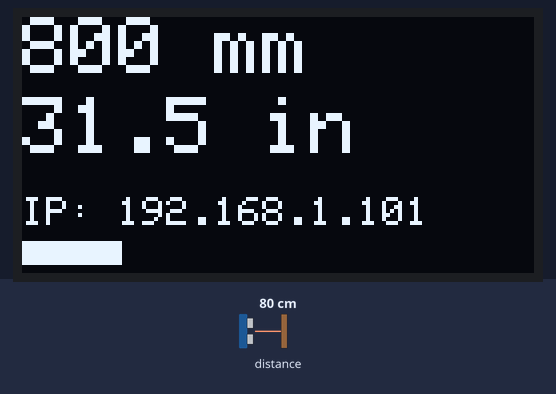
This sketch was run on a simulated ESP32. Parts: 128×64 one-colour display. The test bench sets the inputs (shaded band); at power-on: distance to the obstacle 80 cm. What the sketch prints to the serial monitor is not drawn.

Above: at 3.2 s.
3.3 s: distance to the obstacle set to 2 cm
At 4.3 s:
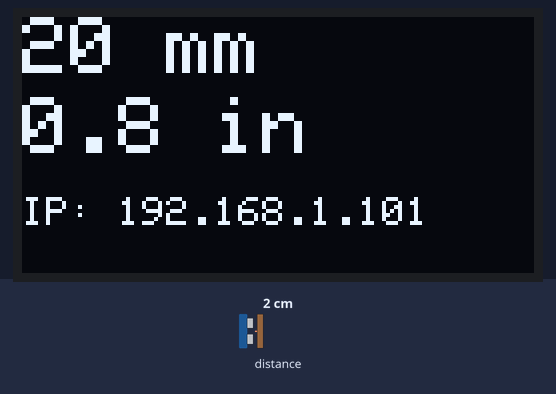
4.8 s: distance to the obstacle set to 4 cm
At 5.8 s:
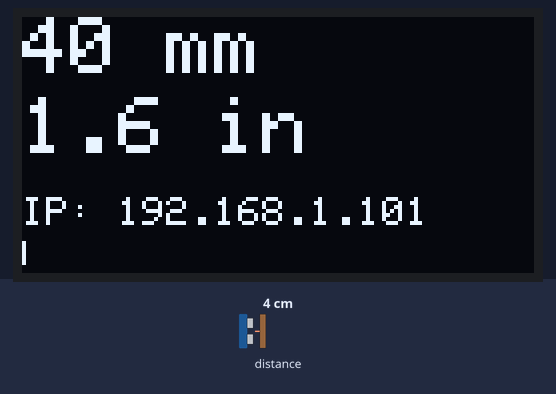
7.9 s: distance to the obstacle set to 9 cm
At 8.7 s:
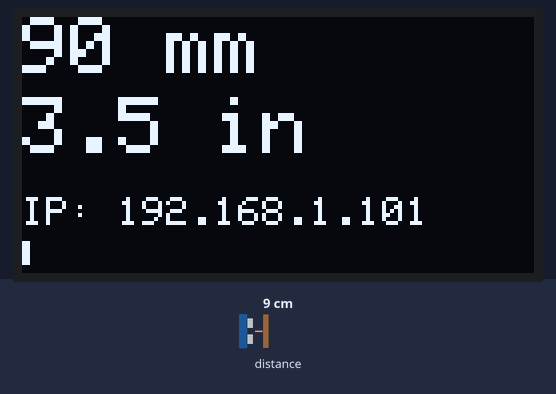
Timing chart, 0 to 10.4 s (numbered marks = the images above; inputs shaded):
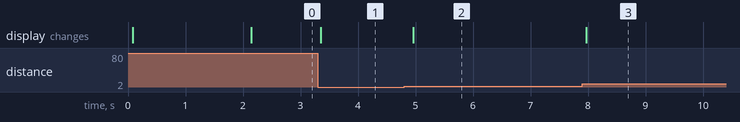

Measured:
- after the input at 3.3 s, the display: changes after 0.05 s (image 1)
- after the input at 4.8 s, the display: changes after 0.16 s (image 2)
- after the input at 7.9 s, the display: changes after 0.07 s (image 3)

The sketch:

range_finder.ino
```cpp
/*
ESP32 Range Finder - TOF Mode
Author: RawFish69
Board: ESP32
Devices: VL53L1X, OLED
*/

#include <Wire.h>
#include <Adafruit_VL53L1X.h>
#include <WiFi.h>
#include <WebSocketsServer.h>
#include <WebServer.h>
#include <ArduinoJson.h>
#include "web_page.h"
#include <Adafruit_GFX.h>
#include <Adafruit_SSD1306.h>

#define SCREEN_WIDTH 128
#define SCREEN_HEIGHT 64
#define OLED_RESET -1
#define MAX_DISTANCE 4000
#define I2C_SDA 19
#define I2C_SCL 4

Adafruit_SSD1306 display(SCREEN_WIDTH, SCREEN_HEIGHT, &Wire, OLED_RESET);
Adafruit_VL53L1X lox = Adafruit_VL53L1X();
WebServer server(80);
WebSocketsServer webSocket = WebSocketsServer(81);

void webSocketEvent(uint8_t num, WStype_t type, uint8_t* payload, size_t length) {
  switch (type) {
    case WStype_DISCONNECTED:
      if (Serial) Serial.printf("[%u] Disconnected!\n", num);
      break;
    case WStype_CONNECTED:
      if (Serial) Serial.printf("[%u] Connected!\n", num);
      break;
    case WStype_TEXT:
      break;
  }
}

void setup() {
  if (Serial) {
    Serial.begin(115200);
    Serial.println("USB Connected");
  }
  Wire.begin(I2C_SDA, I2C_SCL);

  if (!display.begin(SSD1306_SWITCHCAPVCC, 0x3D)) {
    if (Serial) Serial.println(F("SSD1306 allocation failed"));
    while (1) {
      delay(500);
    }
  }

  display.clearDisplay();
  display.setTextSize(1);
  display.setTextColor(WHITE);
  display.setCursor(0, 0);
  display.println("Initializing...");
  display.display();

  if (!lox.begin(0x29)) {
    if (Serial) Serial.println("Failed to find sensor");
    display.clearDisplay();
    display.setCursor(0, 0);
    display.println("ToF Sensor Error!");
    display.display();
    while (1) {
      delay(500);
    }
  }

  lox.startRanging();
  lox.setTimingBudget(50000);

  IPAddress local_IP(192, 168, 1, 101);
  IPAddress gateway(192, 168, 1, 1);
  IPAddress subnet(255, 255, 255, 0);

  WiFi.mode(WIFI_AP);
  WiFi.softAPConfig(local_IP, gateway, subnet);
  WiFi.softAP("O_O", "");

  if (Serial) {
    Serial.print("AP IP address: ");
    Serial.println(WiFi.softAPIP());
  }

  display.clearDisplay();
  display.setCursor(0, 0);
  display.println("WiFi: O_O");
  display.print("IP: ");
  display.println(WiFi.softAPIP());
  display.display();
  delay(2000);

  server.on("/", []() {
    server.send(200, "text/html", WEBPAGE);
  });

  server.begin();
  webSocket.onEvent(webSocketEvent);
  webSocket.begin();
}

float millimetersToInches(float mm) {
  return mm / 25.4;
}

float millimetersToMeters(float mm) {
  return mm / 1000.0;
}

float millimetersToFeet(float mm) {
  return millimetersToInches(mm) / 12.0;
}

void drawFittedText(const String& text, int size, int yPos) {
  display.setTextSize(size);
  int16_t x1, y1;
  uint16_t w, h;
  display.getTextBounds(text, 0, 0, &x1, &y1, &w, &h);

  if (w > SCREEN_WIDTH) {
    display.setTextSize(size - 1);
  }
  display.setCursor(0, yPos);
  display.println(text);
}

void drawDistanceBar(int distance) {
  const int BAR_HEIGHT = 6;
  const int BAR_Y = SCREEN_HEIGHT - BAR_HEIGHT - 2;
  int barWidth;

  if (distance < 0 || distance > MAX_DISTANCE) {
    barWidth = SCREEN_WIDTH;
  } else {
    barWidth = map(distance, 0, MAX_DISTANCE, 0, SCREEN_WIDTH);
  }

  display.fillRect(0, BAR_Y, barWidth, BAR_HEIGHT, WHITE);
}

void loop() {
  webSocket.loop();
  server.handleClient();

  static unsigned long lastUpdate = 0;
  if (millis() - lastUpdate > 200) {
    lastUpdate = millis();

    if (lox.dataReady()) {
      int distance = lox.distance();
      lox.clearInterrupt();

      StaticJsonDocument<200> doc;
      if (distance > 0 && distance < MAX_DISTANCE) {
        doc["distance"] = distance;
      } else {
        doc["distance"] = -1;
      }

      String jsonString;
      serializeJson(doc, jsonString);
      webSocket.broadcastTXT(jsonString);

      if (Serial) {
        Serial.print("Distance: ");
        if (distance > 0 && distance < MAX_DISTANCE) {
          Serial.print(distance);
          Serial.println(" mm");
        } else {
          Serial.println("Out of range");
        }
      }

      display.clearDisplay();
      display.setTextColor(WHITE);

      if (distance > 0 && distance < MAX_DISTANCE) {
        display.setTextSize(2);
        display.setCursor(0, 0);
        display.print(distance);
        display.println(" mm");

        display.setCursor(0, 20);
        display.print(millimetersToInches(distance), 1);
        display.println(" in");
      } else {
        display.setTextSize(2);
        display.setCursor(0, 10);
        display.println("N/A");
      }

      display.setTextSize(1);
      display.setCursor(0, 45);
      display.print("IP: ");
      display.print(WiFi.softAPIP());

      drawDistanceBar(distance > 0 ? distance : -1);

      display.display();
    }
  }
}
```

web_page.h
```cpp
#ifndef WEB_PAGE_H
#define WEB_PAGE_H

const char WEBPAGE[] PROGMEM = R"=====(
<!DOCTYPE html>
<html>
<head>
    <title>ToF Distance Monitor</title>
    <style>
        :root {
            --primary-color: #00e5ff;
            --background-color: #0a0b1e;
            --panel-bg: rgba(20, 21, 44, 0.7);
            --text-color: #ffffff;
        }
        body {
            background: linear-gradient(135deg, var(--background-color), #1a1b3c);
            color: var(--text-color);
            font-family: 'Segoe UI', sans-serif;
            margin: 0;
            padding: 20px;
        }
        .dashboard {
            max-width: 1200px;
            margin: 0 auto;
            display: grid;
            grid-template-columns: repeat(auto-fit, minmax(300px, 1fr));
            gap: 20px;
        }
        .panel {
            background: var(--panel-bg);
            border-radius: 15px;
            padding: 20px;
            backdrop-filter: blur(10px);
            border: 1px solid rgba(0, 229, 255, 0.1);
        }
        .stat-box {
            background: rgba(10, 11, 30, 0.8);
            border-radius: 10px;
            padding: 15px;
            margin: 10px 0;
            border: 1px solid rgba(123, 47, 255, 0.2);
        }
        .stat-label {
            font-size: 0.9em;
            color: rgba(255,255,255,0.7);
            text-transform: uppercase;
            letter-spacing: 1px;
        }
        .stat-value {
            font-size: 1.8em;
            color: var(--primary-color);
            text-shadow: 0 0 15px rgba(0, 229, 255, 0.5);
        }
        .history-graph {
            width: 100%;
            height: 200px;
            background: rgba(10, 11, 30, 0.8);
            border-radius: 10px;
            margin-top: 20px;
        }
        #distance.very-close { color: #ff4444; }
        #distance.near { color: #ffbb33; }
        #distance.normal { color: #00C851; }
        @media (max-width: 600px) {
            .dashboard { grid-template-columns: 1fr; }
        }
    </style>
</head>
<body>
    <div class="dashboard">
        <div class="panel">
            <div class="stat-box">
                <div class="stat-label">Distance</div>
                <div id="distance" class="stat-value">0 mm</div>
            </div>
            <div class="stat-box">
                <div class="stat-label">Status</div>
                <div id="status" class="stat-value">NO OBJECT</div>
            </div>
            <div class="stat-box">
                <canvas id="distanceHistory" class="history-graph"></canvas>
            </div>
        </div>
        <div class="panel">
            <div class="stat-box">
                <div class="stat-label">Network Name</div>
                <div class="stat-value">O_O</div>
            </div>
            <div class="stat-box">
                <div class="stat-label">IP Address</div>
                <div id="ipAddress" class="stat-value">192.168.1.101</div>
            </div>
            <div class="stat-box">
                <div class="stat-label">WebSocket Status</div>
                <div id="wsStatus" class="stat-value">Connecting...</div>
            </div>
            <div class="stat-box">
                <div class="stat-label">Update Rate</div>
                <div id="updateRate" class="stat-value">0 Hz</div>
            </div>
        </div>
    </div>
    <script>
        const ws = new WebSocket('ws://' + window.location.hostname + ':81/');
        const history = [];
        const MAX_HISTORY = 50;
        let lastUpdate = Date.now();
        let updateCounts = [];
        const canvas = document.getElementById('distanceHistory');
        const ctx = canvas.getContext('2d');
        function updateHistoryGraph() {
            ctx.clearRect(0, 0, canvas.width, canvas.height);
            ctx.strokeStyle = 'rgba(0, 229, 255, 0.1)';
            for(let i = 0; i < canvas.width; i += 30) {
                ctx.beginPath();
                ctx.moveTo(i, 0);
                ctx.lineTo(i, canvas.height);
                ctx.stroke();
            }
            ctx.beginPath();
            ctx.strokeStyle = '#00e5ff';
            ctx.lineWidth = 2;
            history.forEach((dist, i) => {
                const x = (i / MAX_HISTORY) * canvas.width;
                const y = canvas.height - (dist / 2000) * canvas.height;
                if(i === 0) ctx.moveTo(x, y);
                else ctx.lineTo(x, y);
            });
            ctx.stroke();
        }
        ws.onopen = () => {
            document.getElementById('wsStatus').textContent = 'Connected';
        };
        ws.onclose = () => {
            document.getElementById('wsStatus').textContent = 'Disconnected';
        };
        ws.onmessage = function(event) {
            const data = JSON.parse(event.data);
            const distance = data.distance || 0;
            const distanceElement = document.getElementById('distance');
            distanceElement.textContent = distance + ' mm';
            const statusElement = document.getElementById('status');
            if(distance < 0 || distance > 2000) {
                statusElement.textContent = 'NO OBJECT';
                distanceElement.className = 'stat-value';
            } else if(distance < 200) {
                statusElement.textContent = 'VERY CLOSE';
                distanceElement.className = 'stat-value very-close';
            } else if(distance < 500) {
                statusElement.textContent = 'NEAR';
                distanceElement.className = 'stat-value near';
            } else {
                statusElement.textContent = 'DETECTED';
                distanceElement.className = 'stat-value normal';
            }
            history.push(distance);
            if(history.length > MAX_HISTORY) history.shift();
            updateHistoryGraph();
            const now = Date.now();
            updateCounts.push(now);
            updateCounts = updateCounts.filter(t => now - t < 1000);
            document.getElementById('updateRate').textContent =
                updateCounts.length + ' Hz';
        };
        function resizeCanvas() {
            canvas.width = canvas.offsetWidth;
            canvas.height = canvas.offsetHeight;
        }
        window.addEventListener('resize', resizeCanvas);
        resizeCanvas();
    </script>
</body>
</html>
)=====";
#endif
```
